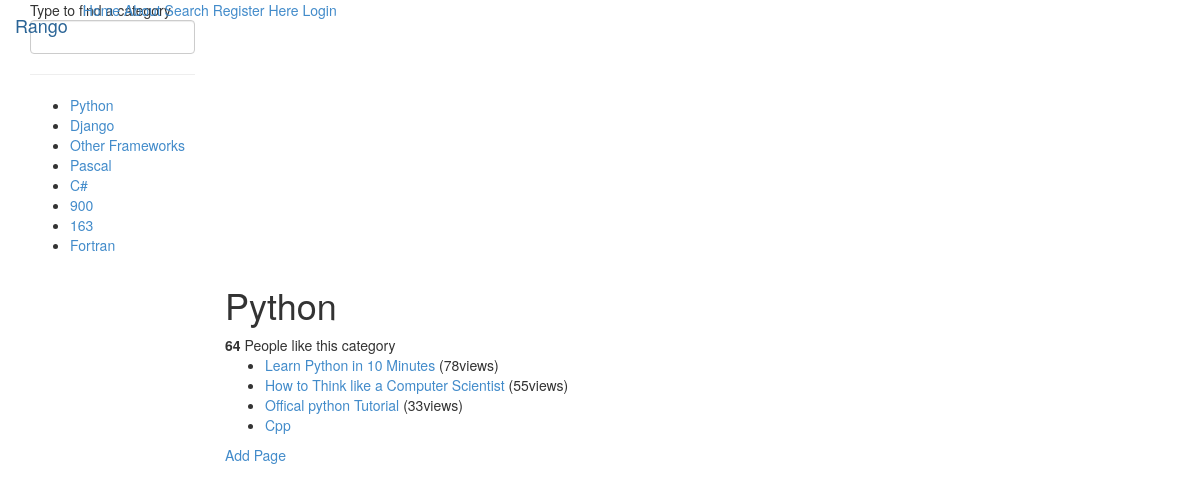
/rango/category/python/, run on an earlier commit of the app's database.
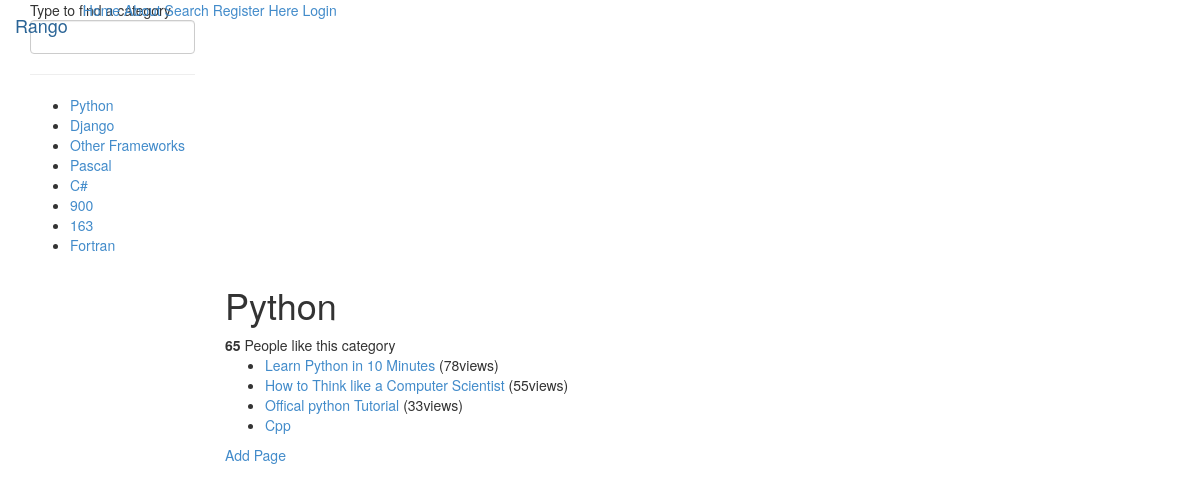
And on a later commit of the database.
### rango/models.py (models this page shows, shortened)
class Category(models.Model):
    maxlength = 128
    name = models.CharField(max_length=maxlength, unique=True)
    views = models.IntegerField(default=0)
    likes = models.IntegerField(default=0)
    slug = models.SlugField(unique=True)
    class Meta:
        verbose_name_plural = "Categories"

### rango/views.py (the view)
def show_category(request, category_name_slug):
    context_dict = {}
    try:
        category = Category.objects.get(slug=category_name_slug)
        pages = Page.objects.filter(category=category).order_by('-views')
        context_dict['pages'] = pages
        context_dict['category'] = category
    except:
        context_dict['category'] = None
        context_dict['pages'] = None
    return render(request, 'rango/category.html', context_dict)

### rango/templatetags/rango_template_tags.py (called while the page is built)
@register.inclusion_tag('rango/cats.html')#注册tag
def get_category_list(cat=None):
    return {'cats': Category.objects.all(),'act_cat':cat}

### templates/rango/category.html (shortened to what this page needs)
{% extends 'rango/base.html' %}
{% load staticfiles %}
{% block body_block %}
    {% if category %}
        <h1>{{ category.name }}</h1>
        <div>
            <strong id="like_count">{{ category.likes }}</strong> People like this category
        </div>
        {% if pages %}
            <ul>
                {% for page in pages %}
                    <li><a href="{% url 'rango:goto' %}?page_id={{ page.id }}">{{ page.title }}</a>
                        {% if page.views > 1 %}
                            ({{ page.views }}views)
                        {% elif page.views == 1 %}
                            ({{ page.views }} view)
                        {% endif %}
                    </li>
                {% endfor %}
            </ul>
        {% else %}
            <strong>No pages currently in category.</strong>
        {% endif %}
        <a href="{% url 'rango:add_page' category.slug %}">Add Page</a><br/>
    {% else %}
        The specified category does not exist!
    {% endif %}
{% endblock %}

### templates/rango/cats.html
{% block sidebar_block %}
    <ul>
        {% if cats %}
            {% for c in cats %}
                {% if c == act_cat %}
                    <strong>
                        <li><a href="{% url 'rango:show_category' c.slug %}">{{ c.name }}</a></li>
                    </strong>
                {% else %}
                    <li><a href="{% url 'rango:show_category' c.slug %}">{{ c.name }}</a></li>
                {% endif %}
            {% endfor %}
        {% else %}
            <li><strong>There are no categories present.</strong></li>
        {% endif %}
    </ul>
{% endblock %}

What changed in the data, as far as the page shows it:
changed Category "Python": likes "64" → "65"
